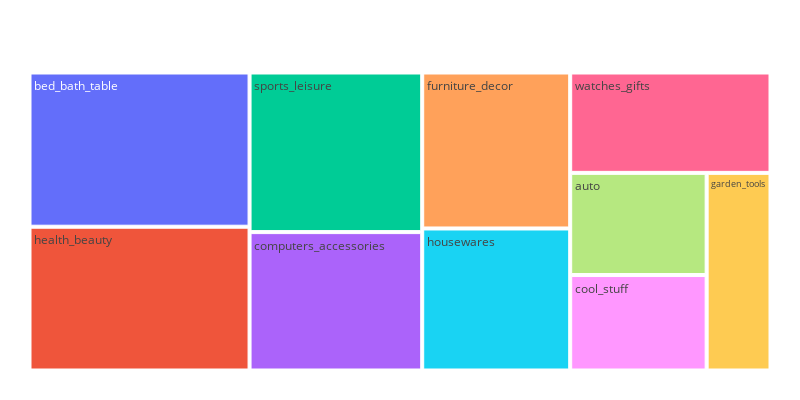

The cell this chart's notebook holds for it:
### Markdown cell above
**G. Top 10 Revenue by Categories**

### Code cell
plot_top_10_revenue_categories(df=top_10_revenue_categories)

### Figure 1 — Plotly figure (JSON) as saved in the notebook; plotly's stock layout.template omitted (floating-point values rounded to 4 significant figures)
{"data": [{"branchvalues": "total", "domain": {"x": [0, 1], "y": [0, 1]}, "hovertemplate": "labels=%{label}<br>Num_order=%{value}<br>parent=%{parent}<br>id=%{id}<extra></extra>", "ids": ["bed_bath_table", "health_beauty", "computers_accessories", "furniture_decor", "watches_gifts", "sports_leisure", "housewares", "auto", "garden_tools", "cool_stuff"], "labels": ["bed_bath_table", "health_beauty", "computers_accessories", "furniture_decor", "watches_gifts", "sports_leisure", "housewares", "auto", "garden_tools", "cool_stuff"], "name": "", "parents": ["", "", "", "", "", "", "", "", "", ""], "type": "treemap", "values": [9272.0, 8646.0, 6529.0, 6307.0, 5493.0, 7529.0, 5743.0, 3809.0, 3448.0, 3559.0]}], "layout": {"height": 400, "legend": {"tracegroupgap": 0}, "margin": {"b": 25, "l": 25, "r": 25, "t": 50}, "width": 800}}
